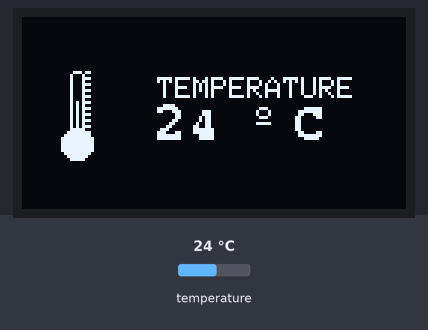
Bench run of a sketch on a simulated Arduino Uno, built with avr-gcc and run on an emulated ATmega328P. On the bench: 128×64 one-colour display. The inputs (shaded band) are chosen by the test bench; at power-on: temperature 24 °C.

Above: at 1.3 s.
1.4 s: temperature set to 12 °C
At 2.9 s:
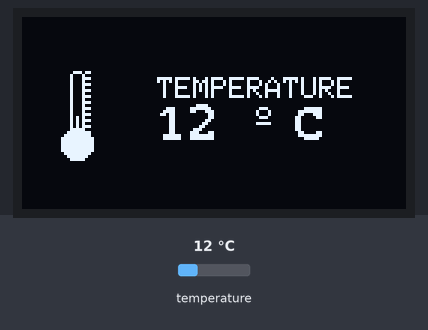
3.2 s: temperature set to 19 °C
At 4.0 s:
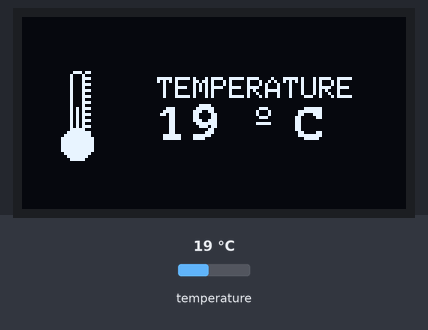
4.8 s: temperature set to 28 °C
At 6.0 s:
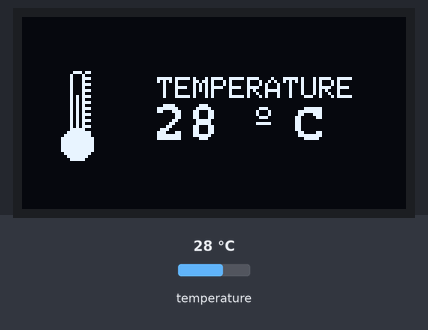
Timing chart, 0 to 7.8 s (numbered marks = the images above; inputs shaded):
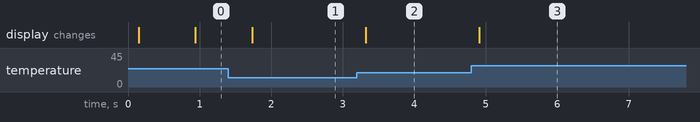

Measured:
- after the input at 1.4 s, the display: changes after 0.33 s (image 1)
- after the input at 3.2 s, the display: changes after 0.12 s (image 2)
- after the input at 4.8 s, the display: changes after 0.11 s (image 3)

The sketch:

OLED_Temp.ino
```cpp
#include <Wire.h>
#include <Adafruit_GFX.h>       // Include core graphics library for the display
#include <Adafruit_SSD1306.h>   // Include Adafruit_SSD1306 library to drive the display
#include <Fonts/FreeMonoBold9pt7b.h>  // Add a custom font

#include <OneWire.h>
#include <DallasTemperature.h>

// Data wire is conntec to the Arduino digital pin 4
#define ONE_WIRE_BUS 25

// Setup a oneWire instance to communicate with any OneWire devices
OneWire oneWire(ONE_WIRE_BUS);

// Pass our oneWire reference to Dallas Temperature sensor
DallasTemperature sensors(&oneWire);


#define SCREEN_WIDTH 128 // OLED display width, in pixels
#define SCREEN_HEIGHT 64 // OLED display height, in pixels
#define OLED_RESET -1

Adafruit_SSD1306 display(SCREEN_WIDTH, SCREEN_HEIGHT, &Wire, OLED_RESET);

int temp;  // Create a variable to have something dynamic to show on the display

void setup()
{
  delay(100);  // This delay is needed to let the display to initialize
  display.begin(SSD1306_SWITCHCAPVCC, 0x3C);  // Initialize display with the I2C address of 0x3C
  display.clearDisplay();  // Clear the buffer
  display.setTextColor(WHITE);  // Set color of the text
  sensors.begin();
}

void loop()
{
  sensors.requestTemperatures();
  temp++;  // Increase value for testing
  if(temp > 43)  // If temp is greater than 150
  {
    temp = 0;  // Set temp to 0
  }

  temp = sensors.getTempCByIndex(0);

  display.clearDisplay();  // Clear the display so we can refresh

  // Print text:
  display.setFont();
  display.setCursor(45,5+15);  // (x,y)
  display.println("TEMPERATURE");  // Text or value to print

  // Print temperature
  char string[10];  // Create a character array of 10 characters
  // Convert float to a string:
  dtostrf(temp, 4, 0, string);  // (variable, no. of digits we are going to use, no. of decimal digits, string name)

  display.setFont(&FreeMonoBold9pt7b);  // Set a custom font
  display.setCursor(22,25+15);  // (x,y)
  display.println(string);  // Text or value to print
  display.setCursor(90,25+15);  // (x,y)
  display.println("C");  // Text or value to print
  display.setFont();
  display.setCursor(78,15+15);  // (x,y)
  display.cp437(true);
  display.write(167);

  // Draw a filled circle:
    display.fillCircle(18, 27+15, 5, WHITE); // Draw filled circle (x,y,radius,color). X and Y are the coordinates for the center point

  // Draw rounded rectangle:
   display.drawRoundRect(16, 3+15, 5, 24, 2, WHITE); // Draw rounded rectangle (x,y,width,height,radius,color)

   // It draws from the location to down-right
    // Draw ruler step

   for (int i = 3; i<=18+11; i=i+2){
    display.drawLine(21, i+15, 22, i+15, WHITE);  // Draw line (x0,y0,x1,y1,color)
  }

  //Draw temperature
  temp = temp*0.43; //ratio for show
  display.drawLine(18, 23+15, 18, 23+15-temp, WHITE);  // Draw line (x0,y0,x1,y1,color)

  display.display();  // Print everything we set previously
}
```
